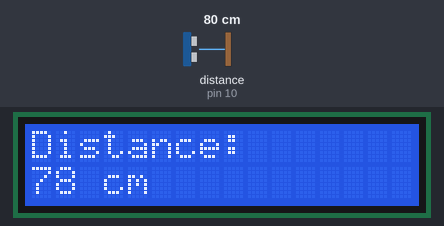
A sketch run on a simulated Arduino Uno, built with avr-gcc and run on an emulated ATmega328P. Shown: 16×2 character LCD. Wiring (inferred from the names in the program): ultrasonic range finder: trigger pin 9; echo pin 10. The test bench sets the inputs (shaded band); at power-on: distance to the obstacle (sensor on pin 10) 80 cm. The echo pulse lasts 58.3 µs per cm.

Above: at 3.2 s.
3.3 s: distance to the obstacle (sensor on pin 10) set to 2 cm
At 4.0 s:
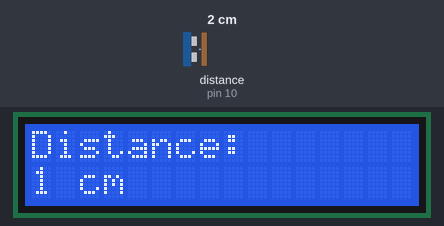
5.1 s: distance to the obstacle (sensor on pin 10) set to 4 cm
At 6.0 s:
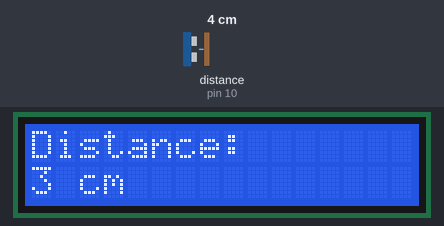
6.7 s: distance to the obstacle (sensor on pin 10) set to 9 cm
At 7.9 s:
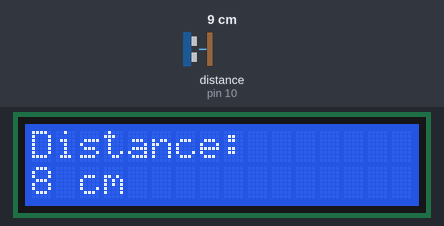
Timing chart, 0 to 9.7 s (numbered marks = the images above; inputs shaded):
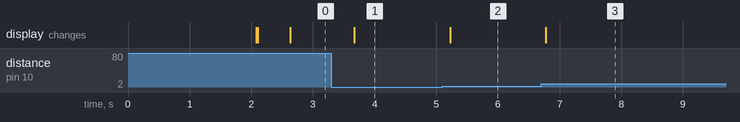

The sketch:

Distance_measurement_lcd.ino.ino
```cpp
#include <Wire.h>
#include <LiquidCrystal_I2C.h>

// Initialize the LCD with the I2C address (0x27 or 0x3F)
LiquidCrystal_I2C lcd(0x27, 16, 2);

const int trigPin = 9;
const int echoPin = 10;
long duration;
int distance;

void setup() {
  lcd.init();         // Initialize the LCD
  lcd.backlight();    // Turn on the backlight
  pinMode(trigPin, OUTPUT);
  pinMode(echoPin, INPUT);
  lcd.setCursor(0, 0);
  lcd.print("Distance Meter");
  delay(2000);
  lcd.clear();
}

void loop() {
  // Send ultrasonic pulse
  digitalWrite(trigPin, LOW);
  delayMicroseconds(2);
  digitalWrite(trigPin, HIGH);
  delayMicroseconds(10);
  digitalWrite(trigPin, LOW);

  // Read the echo time
  duration = pulseIn(echoPin, HIGH);

  // Calculate distance in cm
  distance = duration * 0.034 / 2;

  // Display on LCD
  lcd.setCursor(0, 0);
  lcd.print("Distance: ");
  lcd.setCursor(0, 1);
  lcd.print(distance);
  lcd.print(" cm   ");

  delay(500);
}
```

Measured:
- after the input at 3.3 s, the display: changes after 0.37 s (image 1)
- after the input at 5.1 s, the display: changes after 0.12 s (image 2)
- after the input at 6.7 s, the display: changes after 0.08 s (image 3)
